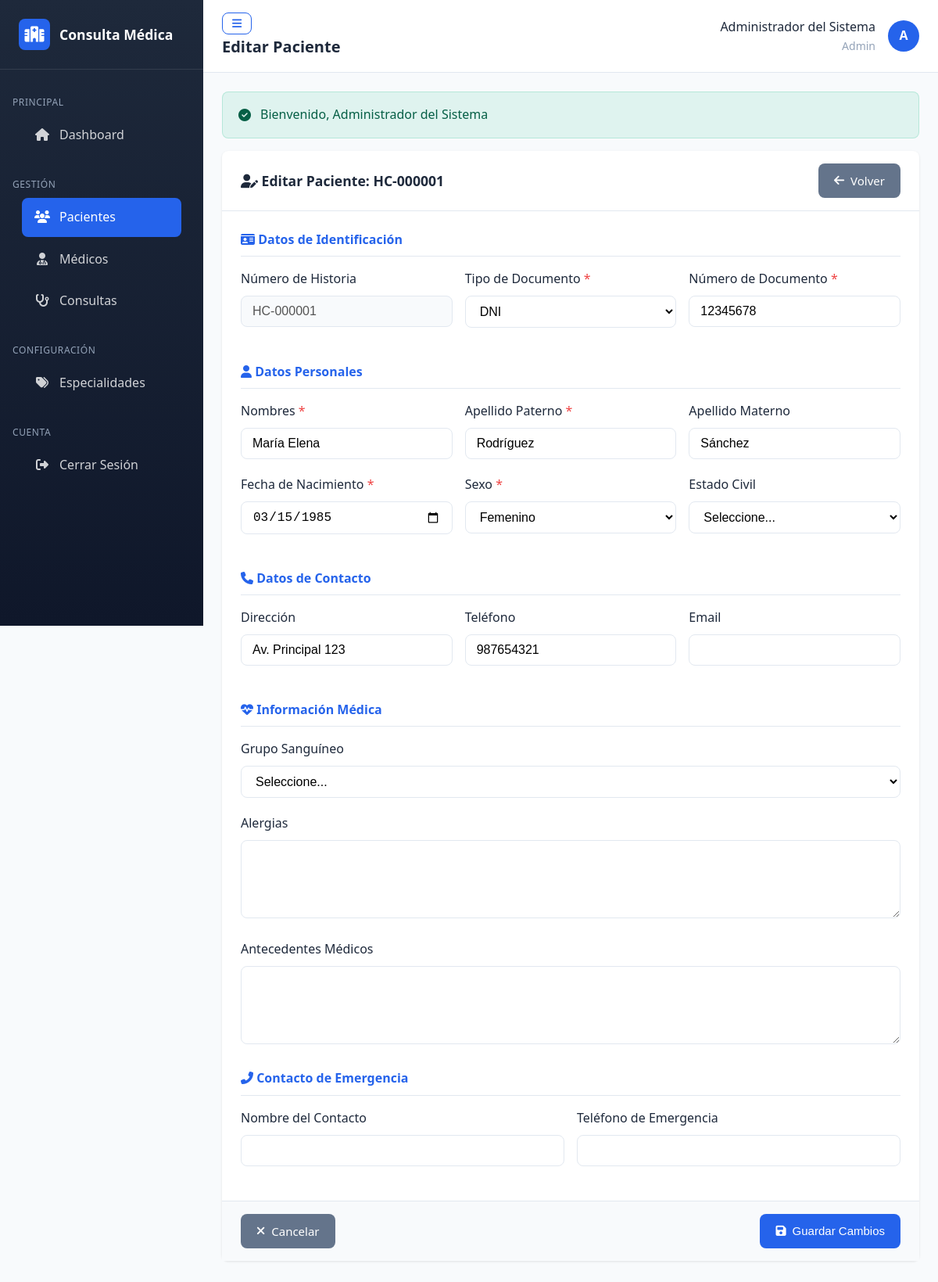
The page /pacientes/editar/1 (signed in) on the database its author committed.
### tables this page shows
CREATE TABLE IF NOT EXISTS pacientes (
    id INT AUTO_INCREMENT PRIMARY KEY,
    numero_historia VARCHAR(20) NOT NULL UNIQUE,
    tipo_documento ENUM('DNI', 'CE', 'Pasaporte', 'Otro') NOT NULL DEFAULT 'DNI',
    numero_documento VARCHAR(20) NOT NULL UNIQUE,
    nombres VARCHAR(100) NOT NULL,
    apellido_paterno VARCHAR(50) NOT NULL,
    apellido_materno VARCHAR(50) NULL,
    fecha_nacimiento DATE NOT NULL,
    sexo ENUM('M', 'F', 'Otro') NOT NULL,
    estado_civil ENUM('Soltero', 'Casado', 'Divorciado', 'Viudo', 'Conviviente') NULL,
    direccion VARCHAR(255) NULL,
    telefono VARCHAR(20) NULL,
    email VARCHAR(100) NULL,
    grupo_sanguineo VARCHAR(5) NULL,
    alergias TEXT NULL,
    antecedentes TEXT NULL,
    contacto_emergencia VARCHAR(100) NULL,
    telefono_emergencia VARCHAR(20) NULL,
    activo TINYINT(1) NOT NULL DEFAULT 1,
    created_at TIMESTAMP DEFAULT CURRENT_TIMESTAMP,
    updated_at TIMESTAMP DEFAULT CURRENT_TIMESTAMP ON UPDATE CURRENT_TIMESTAMP,
    INDEX idx_numero_historia (numero_historia),
    INDEX idx_documento (tipo_documento, numero_documento),
    INDEX idx_nombres (nombres, apellido_paterno)
);

### app/views/pacientes/edit.php (the view, shortened to what the rows shown need)
<div class="card">
    <div class="card-header">
        <h2 class="card-title">
            <i class="fas fa-user-edit"></i>
            Editar Paciente: <?= e($paciente['numero_historia']) ?>
        </h2>
        <a href="<?= base_url('pacientes/ver/' . $paciente['id']) ?>" class="btn btn-secondary">
            <i class="fas fa-arrow-left"></i> Volver
        </a>
    </div>
    <div class="card-body">
        <form action="<?= base_url('pacientes/editar/' . $paciente['id']) ?>" method="POST" data-validate>
            <h3 class="mb-3" style="font-size: 1rem; color: var(--primary-color); border-bottom: 1px solid var(--border-color); padding-bottom: 0.5rem;">
                <i class="fas fa-id-card"></i> Datos de Identificación
            </h3>
            <div class="form-row">
                <div class="form-group">
                    <label for="numero_historia" class="form-label">Número de Historia</label>
                    <input type="text" class="form-control" value="<?= e($paciente['numero_historia']) ?>" disabled>
                </div>
                <div class="form-group">
                    <label for="tipo_documento" class="form-label required">Tipo de Documento</label>
                    <select name="tipo_documento" id="tipo_documento" class="form-control <?= isset($errors['tipo_documento']) ? 'is-invalid' : '' ?>" required>
                        <option value="DNI" <?= $paciente['tipo_documento'] === 'DNI' ? 'selected' : '' ?>>DNI</option>
                    </select>
                </div>
                <div class="form-group">
                    <label for="numero_documento" class="form-label required">Número de Documento</label>
                    <input type="text" name="numero_documento" id="numero_documento"
                           class="form-control <?= isset($errors['numero_documento']) ? 'is-invalid' : '' ?>"
                           value="<?= e($paciente['numero_documento']) ?>" required maxlength="20">
                </div>
            </div>
            <h3 class="mb-3 mt-4" style="font-size: 1rem; color: var(--primary-color); border-bottom: 1px solid var(--border-color); padding-bottom: 0.5rem;">
                <i class="fas fa-user"></i> Datos Personales
            </h3>
            <div class="form-row">
                <div class="form-group">
                    <label for="nombres" class="form-label required">Nombres</label>
                    <input type="text" name="nombres" id="nombres"
                           class="form-control <?= isset($errors['nombres']) ? 'is-invalid' : '' ?>"
                           value="<?= e($paciente['nombres']) ?>" required maxlength="100">
                </div>
                <div class="form-group">
                    <label for="apellido_paterno" class="form-label required">Apellido Paterno</label>
                    <input type="text" name="apellido_paterno" id="apellido_paterno"
                           class="form-control <?= isset($errors['apellido_paterno']) ? 'is-invalid' : '' ?>"
                           value="<?= e($paciente['apellido_paterno']) ?>" required maxlength="50">
                </div>
                <div class="form-group">
                    <label for="apellido_materno" class="form-label">Apellido Materno</label>
                    <input type="text" name="apellido_materno" id="apellido_materno"
                           class="form-control"
                           value="<?= e($paciente['apellido_materno'] ?? '') ?>" maxlength="50">
                </div>
            </div>
            <div class="form-row">
                <div class="form-group">
                    <label for="fecha_nacimiento" class="form-label required">Fecha de Nacimiento</label>
                    <input type="date" name="fecha_nacimiento" id="fecha_nacimiento"
                           class="form-control <?= isset($errors['fecha_nacimiento']) ? 'is-invalid' : '' ?>"
                           value="<?= e($paciente['fecha_nacimiento']) ?>" required max="<?= date('Y-m-d') ?>">
                </div>
                <div class="form-group">
                    <label for="sexo" class="form-label required">Sexo</label>
                    <select name="sexo" id="sexo" class="form-control" required>
                        <option value="F" <?= $paciente['sexo'] === 'F' ? 'selected' : '' ?>>Femenino</option>
                    </select>
                </div>
                <div class="form-group">
                    <label for="estado_civil" class="form-label">Estado Civil</label>
                    <select name="estado_civil" id="estado_civil" class="form-control">
                        <option value="">Seleccione...</option>
                    </select>
                </div>
            </div>
            <h3 class="mb-3 mt-4" style="font-size: 1rem; color: var(--primary-color); border-bottom: 1px solid var(--border-color); padding-bottom: 0.5rem;">
                <i class="fas fa-phone"></i> Datos de Contacto
            </h3>
            <div class="form-row">
                <div class="form-group">
                    <label for="direccion" class="form-label">Dirección</label>
                    <input type="text" name="direccion" id="direccion" class="form-control"
                           value="<?= e($paciente['direccion'] ?? '') ?>" maxlength="255">
                </div>
                <div class="form-group">
                    <label for="telefono" class="form-label">Teléfono</label>
                    <input type="tel" name="telefono" id="telefono" class="form-control"
                           value="<?= e($paciente['telefono'] ?? '') ?>" maxlength="20">
                </div>
                <div class="form-group">
                    <label for="email" class="form-label">Email</label>
                    <input type="email" name="email" id="email" class="form-control"
                           value="<?= e($paciente['email'] ?? '') ?>" maxlength="100">
                </div>
            </div>
            <h3 class="mb-3 mt-4" style="font-size: 1rem; color: var(--primary-color); border-bottom: 1px solid var(--border-color); padding-bottom: 0.5rem;">
                <i class="fas fa-heartbeat"></i> Información Médica
            </h3>
            <div class="form-row">
                <div class="form-group">
                    <label for="grupo_sanguineo" class="form-label">Grupo Sanguíneo</label>
                    <select name="grupo_sanguineo" id="grupo_sanguineo" class="form-control">
                        <option value="">Seleccione...</option>
                    </select>
                </div>
            </div>
            <div class="form-group">
                <label for="alergias" class="form-label">Alergias</label>
                <textarea name="alergias" id="alergias" class="form-control" rows="2"><?= e($paciente['alergias'] ?? '') ?></textarea>
            </div>
            <div class="form-group">
                <label for="antecedentes" class="form-label">Antecedentes Médicos</label>
                <textarea name="antecedentes" id="antecedentes" class="form-control" rows="3"><?= e($paciente['antecedentes'] ?? '') ?></textarea>
            </div>
            <h3 class="mb-3 mt-4" style="font-size: 1rem; color: var(--primary-color); border-bottom: 1px solid var(--border-color); padding-bottom: 0.5rem;">
                <i class="fas fa-phone-alt"></i> Contacto de Emergencia
            </h3>
            <div class="form-row">
                <div class="form-group">
                    <label for="contacto_emergencia" class="form-label">Nombre del Contacto</label>
                    <input type="text" name="contacto_emergencia" id="contacto_emergencia" class="form-control"
                           value="<?= e($paciente['contacto_emergencia'] ?? '') ?>" maxlength="100">
                </div>
                <div class="form-group">
                    <label for="telefono_emergencia" class="form-label">Teléfono de Emergencia</label>
                    <input type="tel" name="telefono_emergencia" id="telefono_emergencia" class="form-control"
                           value="<?= e($paciente['telefono_emergencia'] ?? '') ?>" maxlength="20">
                </div>
            </div>
            <div class="card-footer" style="margin: 1.5rem -1.5rem -1.5rem;">
                <div class="d-flex justify-content-between">
                    <a href="<?= base_url('pacientes/ver/' . $paciente['id']) ?>" class="btn btn-secondary">
                        <i class="fas fa-times"></i> Cancelar
                    </a>
                    <button type="submit" class="btn btn-primary">
                        <i class="fas fa-save"></i> Guardar Cambios
                    </button>
                </div>
            </div>
        </form>
    </div>
</div>

### core/Router.php (shortened to what the rows shown need)
<?php
class Router
{
    private array $routes = [];
    private array $params = [];
    private function addRoute(string $method, string $route, array $handler): void
    {
        $route = preg_replace('/\//', '\\/', $route);
        $route = preg_replace('/\{([a-z]+)\}/', '(?P<\1>[a-z0-9-]+)', $route);
        $route = preg_replace('/\{([a-z]+):([^\}]+)\}/', '(?P<\1>\2)', $route);
        $route = '/^' . $route . '$/i';
        $this->routes[$method][$route] = $handler;
    }
    public function dispatch(string $uri, string $method): void
    {
        $uri = $this->sanitizeUri($uri);
        $method = strtoupper($method);
        if (isset($this->routes[$method])) {
            foreach ($this->routes[$method] as $route => $handler) {
                if (preg_match($route, $uri, $matches)) {
                    $this->params = array_filter($matches, 'is_string', ARRAY_FILTER_USE_KEY);
                    $this->executeHandler($handler);
                    return;
                }
            }
        }
    }
    private function sanitizeUri(string $uri): string
    {
        $uri = parse_url($uri, PHP_URL_PATH);
        $uri = trim($uri, '/');
        $uri = filter_var($uri, FILTER_SANITIZE_URL);
        return $uri ?: '';
    }
    private function executeHandler(array $handler): void
    {
        [$controllerName, $action] = $handler;
        $controller = new $controllerClass();
        call_user_func_array([$controller, $action], $this->params);
    }
}

### rows shown on the page
pacientes: numero_historia "HC-000001", tipo_documento "DNI", numero_documento "12345678", nombres "María Elena", apellido_paterno "Rodríguez", apellido_materno "Sánchez", fecha_nacimiento "03/15/1985", sexo "Femenino", direccion "Av. Principal 123", telefono "987654321"
